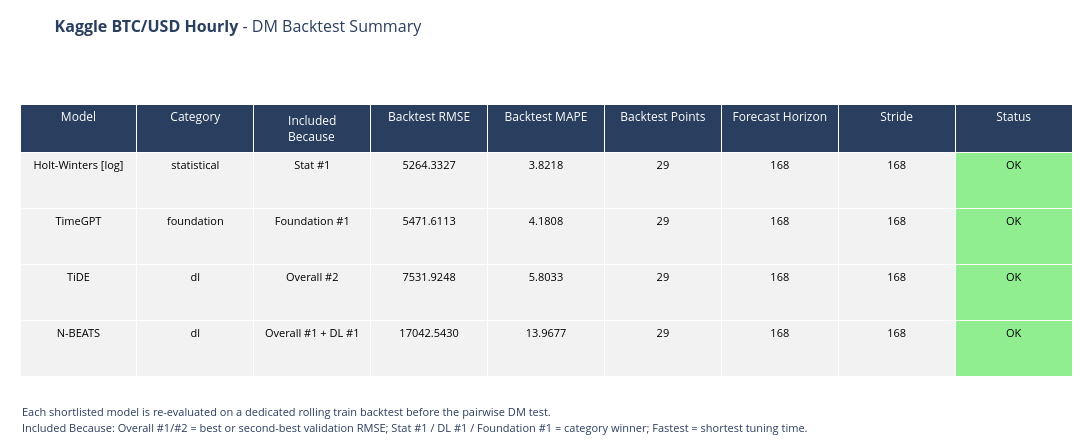

Notebook cell for this chart:
### Code cell
# 11. Dedicated DM backtest on rolling train backtest

dm_analysis = run_pairwise_dm_analysis(
    tracker=tracker,
    train=train,
    freq=DATASET_CONFIG["frequency"],
    scaler=scaler,
    train_scaled=train_scaled,
    forecast_horizon=TEST_PERIODS,
    stride=SEASONAL_PERIOD,
    cv_start_ratio=0.9,
    dm_h=1,
    include_second_best=True,
    include_fastest=False,
    include_foundation=True,
    criterion="mse",
    adjust_pvalues=True,
)

dm_backtest_summary_df = dm_analysis["backtest_summary"]
dm_pairwise_df = dm_analysis["pairwise_results"]

fig_dm_backtest_summary = plot_dm_backtest_summary_table(
    dm_backtest_summary_df,
    DATASET_NAME,
)

if fig_dm_backtest_summary:
    fig_dm_backtest_summary.show()

### Figure 1 — Plotly figure (JSON) as saved in the notebook; plotly's stock layout.template omitted (floating-point values rounded to 4 significant figures)
{"data": [{"cells": {"align": "center", "fill": {"color": [["#f2f2f2", "#f2f2f2", "#f2f2f2", "#f2f2f2"], ["#f2f2f2", "#f2f2f2", "#f2f2f2", "#f2f2f2"], ["#f2f2f2", "#f2f2f2", "#f2f2f2", "#f2f2f2"], ["#f2f2f2", "#f2f2f2", "#f2f2f2", "#f2f2f2"], ["#f2f2f2", "#f2f2f2", "#f2f2f2", "#f2f2f2"], ["#f2f2f2", "#f2f2f2", "#f2f2f2", "#f2f2f2"], ["#f2f2f2", "#f2f2f2", "#f2f2f2", "#f2f2f2"], ["#f2f2f2", "#f2f2f2", "#f2f2f2", "#f2f2f2"], ["lightgreen", "lightgreen", "lightgreen", "lightgreen"]]}, "font": {"color": "black", "size": 11}, "format": [null, null, null, ".4f", ".4f", ".0f", ".0f", ".0f", null], "height": 56, "values": [["Holt-Winters [log]", "TimeGPT", "TiDE", "N-BEATS"], ["statistical", "foundation", "dl", "dl"], ["Stat #1", "Foundation #1", "Overall #2", "Overall #1 + DL #1"], [5264.0, 5472.0, 7532.0, 17040.0], [3.822, 4.181, 5.803, 13.97], [29, 29, 29, 29], [168, 168, 168, 168], [168, 168, 168, 168], ["OK", "OK", "OK", "OK"]]}, "header": {"align": "center", "fill": {"color": "#2a3f5f"}, "font": {"color": "white", "size": 12}, "height": 40, "values": ["Model", "Category", "Included Because", "Backtest RMSE", "Backtest MAPE", "Backtest Points", "Forecast Horizon", "Stride", "Status"]}, "type": "table"}], "layout": {"annotations": [{"align": "left", "showarrow": false, "text": "<span style='font-size:11px'>Each shortlisted model is re-evaluated on a dedicated rolling train backtest before the pairwise DM test.</span>", "x": 0, "xanchor": "left", "xref": "paper", "y": 0, "yanchor": "top", "yref": "paper", "yshift": -10}, {"align": "left", "showarrow": false, "text": "<span style='font-size:11px'>Included Because: Overall #1/#2 = best or second-best validation RMSE; Stat #1 / DL #1 / Foundation #1 = category winner; Fastest = shortest tuning time.</span>", "x": 0, "xanchor": "left", "xref": "paper", "y": 0, "yanchor": "top", "yref": "paper", "yshift": -26}], "height": 446, "margin": {"b": 54, "l": 20, "r": 20, "t": 104}, "title": {"font": {"size": 16}, "pad": {"b": 6, "t": 10}, "text": "<b>Kaggle BTC/USD Hourly</b> - DM Backtest Summary", "y": 0.975, "yanchor": "top"}, "width": 1700}}
